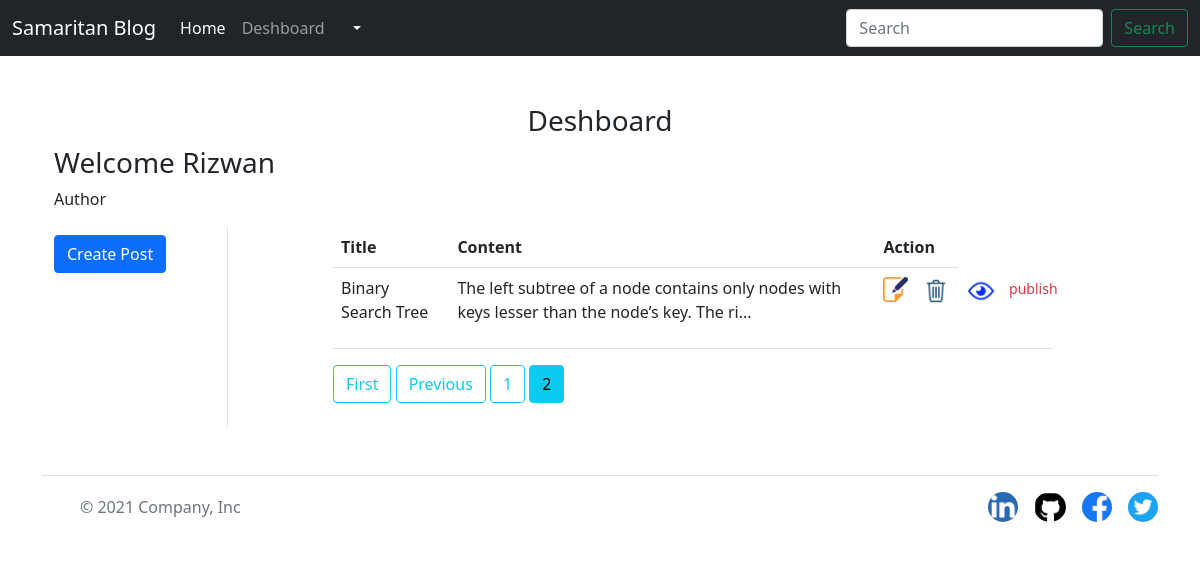
The page /dashboard/?page=2 (signed in) on the database its author committed.
### blog/models.py (models this page shows, shortened)
class Post(models.Model):
    title = models.CharField(max_length=50)
    author = models.ForeignKey(User, on_delete=models.CASCADE)
    published_date = models.DateTimeField(default=timezone.now)
    content = RichTextField(blank = True, null = True)
    visible = models.BooleanField(default=False)
    upload = models.ImageField(upload_to ='uploads/')

### blog/views.py (the view)
# urls.py: path('dashboard/', views.deshboard, name='dashboard'),
def deshboard(request):
    if request.user.is_authenticated:
        post = Post.objects.all().order_by('published_date').reverse()
        paginator = Paginator(post, 5)
        page = request.GET.get('page')
        page_obj = paginator.get_page(page)
        if request.user.is_superuser:
            all_users = User.objects.values()
            users = []
            for user in range(0, len(all_users)):
                users.append(all_users[user]['username'])
            return render(request, 'blog/dashboard.html', {'post':post, 'page_obj':page_obj, 'user':'Admin', 'users':users})
        else:
            post = Post.objects.filter(author = request.user).order_by('published_date').reverse()
            paginator = Paginator(post, 5)
            page = request.GET.get('page')
            page_obj = paginator.get_page(page)
            return render(request, 'blog/dashboard.html', {'post':post, 'page_obj': page_obj, 'user':'Author'})
    return redirect('login')

### blog/templates/blog/dashboard.html (shortened to what this page needs)
{% extends 'blog/base.html' %}
{% load static %}
{% block content %}
<div class="container my-5">
    <center>
        <h3>Deshboard</h3>
    </center>
    <div class="row">
        <h3>Welcome <span class="text-capitalize">{{request.user}}</span></h3>
        <p>{{user}}</p>
        <div class="col-sm-2 border-end">
            <a href="{% url 'PostCreateView' %}" class="btn btn-primary my-2">Create Post</a>
        </div>
        <div class="col-sm-8 offset-sm-1">
            <table class="table">
                <tr>
                    <th>Title</th>
                    <th>Content</th>
                    <th>Action</th>
                </tr>
                {% for p in page_obj%}
                <tr>
                    <td>{{p.title}}</td>
                    <td>{{p.content|slice:"0:100"|safe}}...</td>
                    <td align="center">
                        <div class="row">
                            <div class="col-5">
                                <a href="{% url 'PostEditView' p.id %}">
                                    <img src="{% static 'blog/img/edit_icon.png' %}" alt="EDIT" height="25px"
                                        width="25px">
                                </a>
                            </div>
                            <div class="col-5">
                                <a href="{% url 'delete' p.id %}">
                                    <img src="{% static 'blog/img/delete_garbage_trash_icon.png' %}" alt="DELETE"
                                        height="30px" width="30px"></a>
                            </div>
                        </div>
                    </td>
                    <td>
                        <div class="row">
                            <div class="col-5">
                                <a href="{% url 'PostDetail' p.id %}">
                                    <img src="{% static 'blog/img/public_visible_watch_icon.png' %}" alt="View"
                                        height="30px" width="30px"></a>
                            </div>
                            <div class="col-5">
                                {%if p.visible == True%}
                                <small class="text-danger">publish</small>
                                {%else%}
                                    <a href="{% url 'ApprovePost' p.id%}">Approve</a>
                                {%endif%}
                            </div>
                        </div>
                    </td>
                </tr>
                {%endfor%}
            </table>
            {% if page_obj.has_previous %}
            <a class="btn btn-outline-info mb-4" href="?page=1">First</a>
            <a class="btn btn-outline-info mb-4" href="?page={{ page_obj.previous_page_number }}">Previous</a>
            {% endif %}
            {% for num in page_obj.paginator.page_range %}
            {% if page_obj.number == num %}
            <a class="btn btn-info mb-4" href="?page={{ num }}">{{ num }}</a>
            {% elif num > page_obj.number|add:'-2' and num < page_obj.number|add:'2' %} <a
                class="btn btn-outline-info mb-4" href="?page={{ num }}">{{ num }}</a>
                {% endif %}
                {% endfor %}
        </div>
    </div>
</div>
{% endblock content %}

### blog/static/blog/css/style.css (style rules this page uses)
a { text-decoration: none; }

### rows shown on the page
Post: title "Binary Search Tree", content "The left subtree of a node contains only nodes with keys lesser than the node’s key. The ri", visible "publish"

### other values the page prints
{{ request.user }} "Rizwan"
{{ user }} "Author"
{{ num }} "1"
{{ num }} "2"
